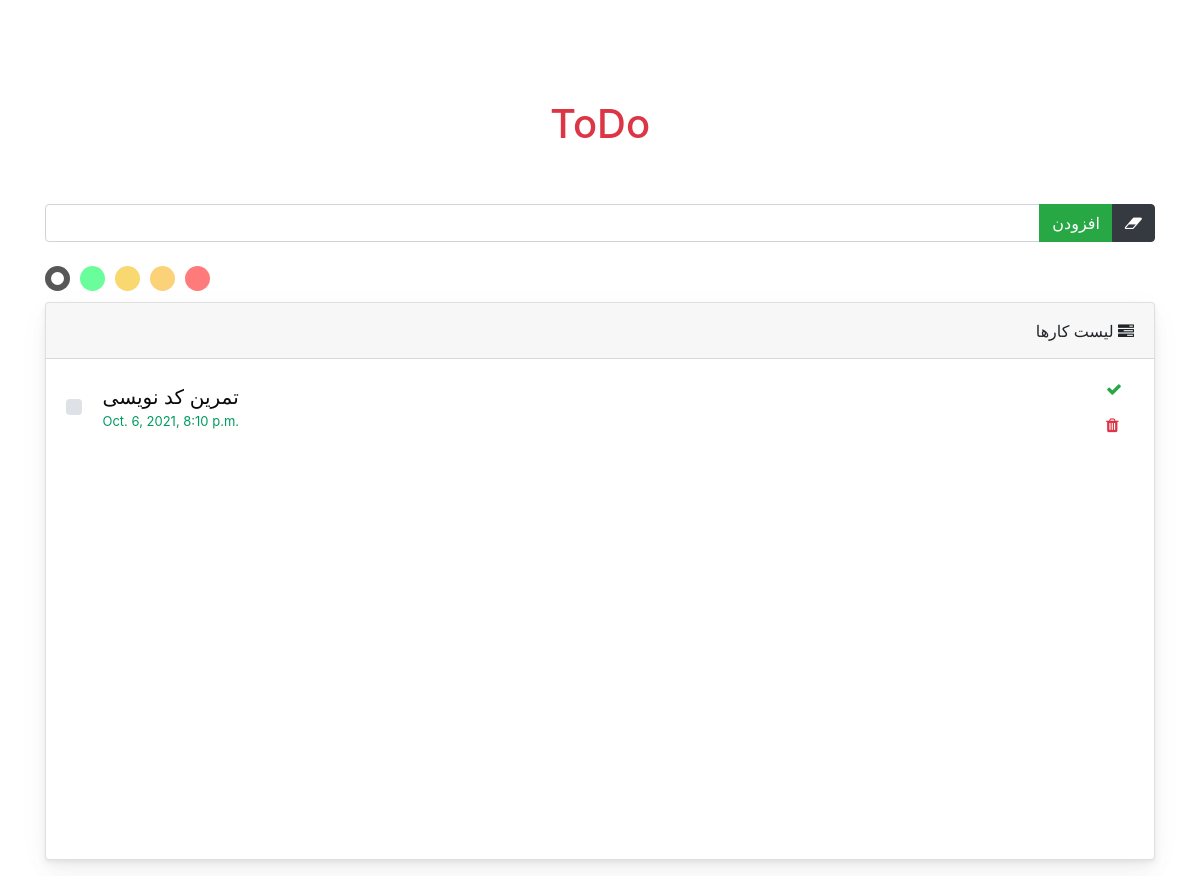
Before: / with the older database file.
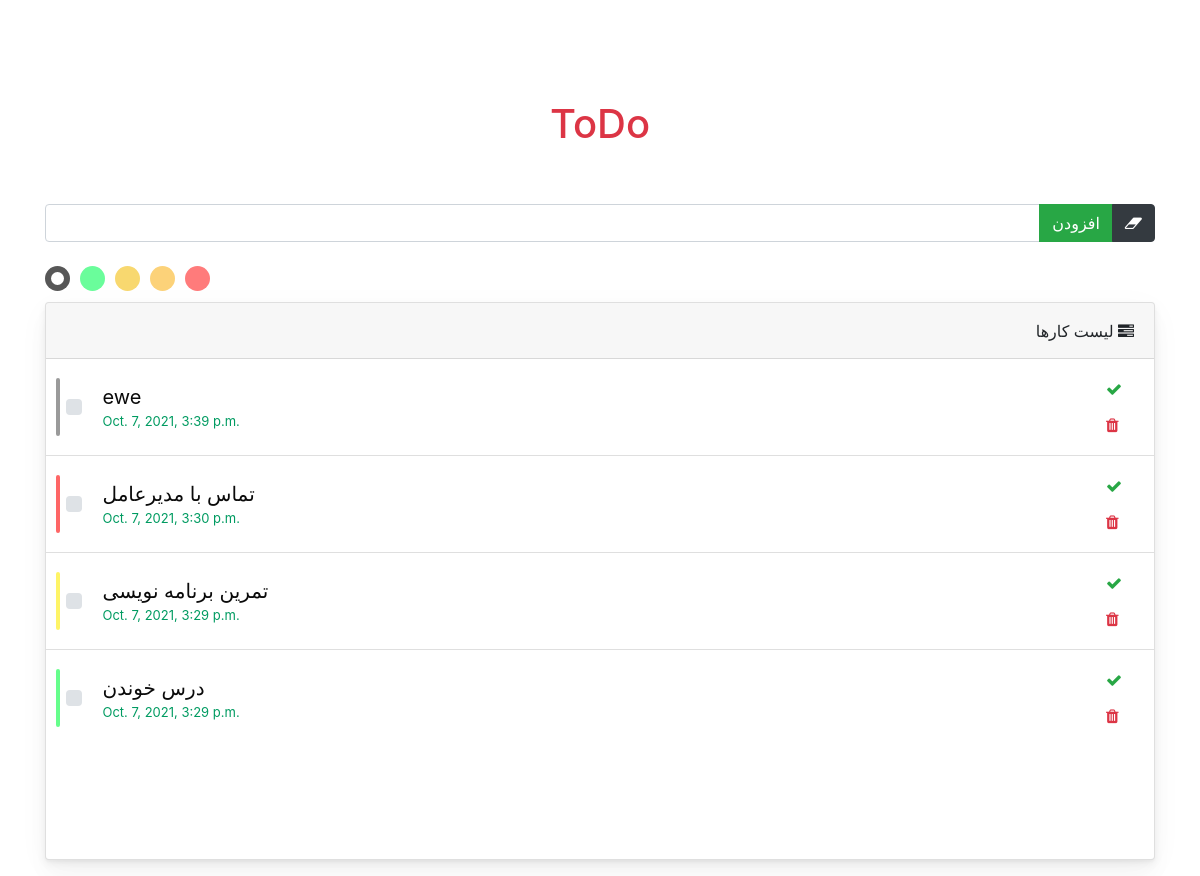
After: the same page with the newer database file.
### todo/models.py (models this page shows, shortened)
class Todolist(models.Model):
	title = models.CharField(max_length=200 ,null=False, blank=False, verbose_name="عنوان")
	created = models.DateTimeField(auto_now_add=True)
	status = models.BooleanField(default=False, verbose_name="وضعیت" )
	priority = models.CharField(max_length=10, default= 1,  verbose_name="اولویت")
	class Meta:
		ordering = ('-created',)

### todo/views.py (the view)
# urls.py: path('',listtodo.as_view(),name='index'),
class listtodo(ListView):
	queryset = Todolist.objects.all()
	template_name = 'todo/index.html'

### todo/templates/todo/index.html (shortened to what this page needs)
{% extends "base/base.html" %}
{% load static %}
{% load widget_tweaks %}
{% block body %}
<link rel="stylesheet" href="{% static 'todo/mystyle.css' %}">
<div class="row d-flex justify-content-center ">
	<div class="col-md-12">
	  	<form action="/add/" method = "post">{% csrf_token %}
			<div class="input-group mb-3">
				<input type="text" class="form-control" name="title">
				<div class="input-group-append">
					<button type="submit" class="btn btn-success">افزودن</button>
					<button type="reset" class="btn btn-dark">
						<i class="fa fa-eraser" aria-hidden="true"></i>
					</button>
				</div>
			</div>
			<div class="input-group my-4">
				<label class="container1">
				  <span class="checkmark1"></span>
				</label>
				<label class="container2">
					<span class="checkmark2"></span>
				  </label>
				  <label class="container3">
					<span class="checkmark3"></span>
				  </label>
				  <label class="container4">
					<span class="checkmark4"></span>
				  </label>
				  <label class="container5">
					<span class="checkmark5"></span>
				  </label>
			</div>
		</form>
	</div>
</div>
<div class="row d-flex justify-content-center ">
	<div  class="col-md-12 ">
		<div class="card-hover-shadow-2x mb-3 card">
			<div style="direction: rtl; " class="card-header-tab card-header">
				<div class="card-header-title font-size-lg text-capitalize font-weight-normal">
					<i class="fa fa-tasks"></i>
					&nbsp;لیست کارها
				</div>
			</div>
			<div class="scroll-area-sm">
				<perfect-scrollbar class="ps-show-limits">
					<div style="position: static;" class="ps ps--active-y">
						<div class="ps-content">
							<ul class=" list-group list-group-flush">
								{% for todo in object_list %}
									<li class="list-group-item">
										{% if todo.priority == '1' %}
										<div class="todo-indicator bg1"></div>
										{% elif todo.priority == '2' %}
										<div class="todo-indicator bg2"></div>
										{% elif todo.priority == '3' %}
										<div class="todo-indicator bg3"></div>
										{% elif todo.priority == '4' %}
										<div class="todo-indicator bg4"></div>
										{% elif todo.priority == '5' %}
										<div class="todo-indicator bg5"></div>
										{% endif %}
										<div class="widget-content p-0">
											<div class="widget-content-wrapper">
												<div class="widget-content-left mr-2">
													{% if todo.status %}
													<div class="custom-checkbox custom-control">
														<i class="custom-control-label fa fa-check text-success"></i>
													</div>
													{% else %}
													<div  class="custom-checkbox custom-control">
														<label class="custom-control-label" for="exampleCustomCheckbox12">&nbsp;</label>
													</div>
													{% endif %}
												</div>
												<div class="widget-content-left">
													<div class="widget-title">
														{{todo.title}}
													</div>
													<div class="widget-date">
														{{todo.created}}
													</div>
												</div>
												<div class="widget-content-right">
													<form action="/up/{{todo.id}}/" method ="post">{% csrf_token %}
													<button class="border-0 btn-transition btn btn-outline-success">
													<i class="fa fa-check"></i></button>
													</form>
													<form action="/del/{{todo.id}}/" method ="post">{% csrf_token %}
													<button type="submit" class="border-0 btn-transition btn btn-outline-danger">
														<i class="fa fa-trash"></i>
													</button>
													</form>
													</div>
											</div>
										</div>
									</li>
								{% endfor %}
							</ul>
						</div>
					</div>
				</perfect-scrollbar>
			</div>
		</div>
	</div>
</div>
{% endblock body %}

### todo/templates/base/base.html (shortened to what this page needs)
{% load static %}
<!DOCTYPE html>
<html lang="en">
<head>
    <link rel="stylesheet" href="{% static 'todo/style.css' %}">
    <link rel="stylesheet" href="{% static 'bootstrap/css/bootstrap.min.css' %}">
    <link rel="stylesheet" href="https://cdnjs.cloudflare.com/ajax/libs/font-awesome/4.7.0/css/font-awesome.min.css">
</head>
<body>
  <div class="container">
    <div class="row d-flex justify-content-center mb-5">
      <h1 class="text-danger">ToDo</h1>
    </div>
    {% block body %}{% endblock body %}
</div>
</body>
</html>

### static/todo/style.css (style rules this page uses)
body { margin: 0; font-family: -apple-system, BlinkMacSystemFont, "Segoe UI", Roboto, "Helvetica Neue", Arial, "Noto Sans", sans-serif, "Apple Color Emoji", "Segoe UI Emoji", "Segoe UI Symbol", "Noto Color Emoji"; font-size: 0.88rem; font-weight: 400; line-height: 1.5; color: #495057; text-align: left; background-color: #6200EA }
i { font-style: italic }
.container { margin-top: 100px }
.card { box-shadow: 0 0.46875rem 2.1875rem rgba(4, 9, 20, 0.03), 0 0.9375rem 1.40625rem rgba(4, 9, 20, 0.03), 0 0.25rem 0.53125rem rgba(4, 9, 20, 0.05), 0 0.125rem 0.1875rem rgba(4, 9, 20, 0.03); border-width: 0; transition: all .2s }
.card-header:first-child { border-radius: calc(0.25rem - 1px) calc(0.25rem - 1px) 0 0 }
.card-header { display: flex; align-items: center; border-bottom-width: 1px; padding-top: 0; padding-bottom: 0; padding-right: 0.625rem; height: 3.5rem; background-color: #fff }
.widget-date { color: #009b61; font-size: 13px }
.widget-title { color: #0a0a0a; font-size: 20px }
.card-header.card-header-tab .card-header-title { display: flex; align-items: center; white-space: nowrap }
.text-capitalize { text-transform: capitalize !important }
.scroll-area-sm { height: 500px; overflow-x: hidden }
.list-group-item { position: relative; display: block; padding: 0.75rem 1.25rem; margin-bottom: -1px; background-color: #fff; border: 1px solid rgba(0, 0, 0, 0.125) }
.list-group { display: flex; flex-direction: column; padding-left: 0; margin-bottom: 0 }
.todo-indicator { position: absolute; width: 4px; height: 60%; border-radius: 0.3rem; left: 0.625rem; top: 20%; opacity: .6; transition: opacity .2s }
.widget-content { padding: 1rem; flex-direction: row; align-items: center }
.widget-content .widget-content-wrapper { display: flex; flex: 1; position: relative; align-items: center }
.widget-content .widget-content-right { margin-left: auto }
.btn:not(:disabled):not(.disabled) { cursor: pointer }
.btn { position: relative; transition: color 0.15s, background-color 0.15s, border-color 0.15s, box-shadow 0.15s }
.btn-outline-success { color: #3ac47d; border-color: #3ac47d }
.btn { position: relative; transition: color 0.15s, background-color 0.15s, border-color 0.15s, box-shadow 0.15s; outline: none !important }

Changed rows visible on the page:
removed Todolist: status False (drawn), title "تمرین کد نویسی", created "Oct. 6, 2021, 8:10 p.m."
added Todolist: priority "1" (drawn), status False (drawn), title "ewe", created "Oct. 7, 2021, 3:39 p.m."
added Todolist: priority "5" (drawn), status False (drawn), title "تماس با مدیرعامل", created "Oct. 7, 2021, 3:30 p.m."
added Todolist: priority "3" (drawn), status False (drawn), title "تمرین برنامه نویسی", created "Oct. 7, 2021, 3:29 p.m."
added Todolist: priority "2" (drawn), status False (drawn), title "درس خوندن", created "Oct. 7, 2021, 3:29 p.m."
